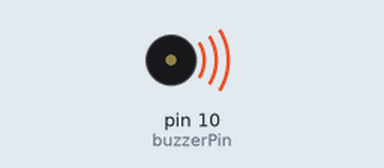
This sketch was run on a simulated Arduino Uno, built with avr-gcc and run on an emulated ATmega328P. On the bench: buzzer (waves = sounding).

Above: at 10.0 s.
At 14.87 s:
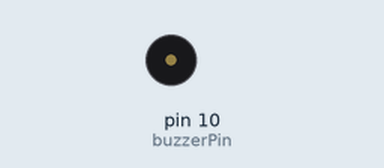
Timing chart, 0 to 15.2 s (numbered marks = the images above):
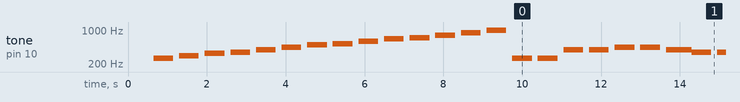

Measured:
- by itself, tone on pin 10 (buzzerPin): plays 262 Hz for 0.50 s, 294 Hz for 0.50 s, 330 Hz for 0.50 s, 349 Hz for 0.50 s, 392 Hz for 0.50 s, 440 Hz for 0.50 s … (186 notes in this stretch)

The sketch:

sketch_somg1.ino
```cpp
#include "pitches.h"

int buzzerPin = 10;
const int beatLength = 500;
int basicTone[]={0,NOTE_C4,NOTE_D4,NOTE_E4,NOTE_F4,NOTE_G4,NOTE_A4,NOTE_B4,NOTE_C5,NOTE_D5,NOTE_E5,NOTE_F5,NOTE_G5,NOTE_A5,NOTE_B5};

byte noteNumber_basic[]={0,1,2,3,4,5,6,7,1+7,2+7,3+7,4+7,5+7,6+7,7+7,0xff};

byte note_littleStar[]={1,1,5,5,6,6,5,4,4,3,3,2,2,1,0xff};
int beat_littleStar[]= {1,1,1,1,1,1,2,1,1,1,1,1,1,2};

int index,songNumber,beatNumber;

void setup() {
  Serial.begin(9600);
  pinMode(buzzerPin,OUTPUT);
  index=0;

  while(1){
  songNumber = noteNumber_basic[index];
  if(songNumber == 0xff)
      break;
  tone(buzzerPin,basicTone[songNumber],beatLength);
  delay(beatLength * 1.3);
  index++;
  }
}

void loop() {
  play_littleStar();
}

void play_littleStar()
{
  index = 0;
  while(1)
  {
    songNumber = note_littleStar[index];
    beatNumber = beat_littleStar[index] * beatLength;

    if(songNumber == 0xff)
      break;
  tone(buzzerPin,basicTone[songNumber],beatNumber);
  delay(beatLength * 1.3);
  index++;
  }
}
```

pitches.h
```cpp
/*************************************************
 * Public Constants
 *************************************************/

#define NOTE_B0  31
#define NOTE_C1  33
#define NOTE_CS1 35
#define NOTE_D1  37
#define NOTE_DS1 39
#define NOTE_E1  41
#define NOTE_F1  44
#define NOTE_FS1 46
#define NOTE_G1  49
#define NOTE_GS1 52
#define NOTE_A1  55
#define NOTE_AS1 58
#define NOTE_B1  62
#define NOTE_C2  65
#define NOTE_CS2 69
#define NOTE_D2  73
#define NOTE_DS2 78
#define NOTE_E2  82
#define NOTE_F2  87
#define NOTE_FS2 93
#define NOTE_G2  98
#define NOTE_GS2 104
#define NOTE_A2  110
#define NOTE_AS2 117
#define NOTE_B2  123
#define NOTE_C3  131
#define NOTE_CS3 139
#define NOTE_D3  147
#define NOTE_DS3 156
#define NOTE_E3  165
#define NOTE_F3  175
#define NOTE_FS3 185
#define NOTE_G3  196
#define NOTE_GS3 208
#define NOTE_A3  220
#define NOTE_AS3 233
#define NOTE_B3  247
#define NOTE_C4  262
#define NOTE_CS4 277
#define NOTE_D4  294
#define NOTE_DS4 311
#define NOTE_E4  330
#define NOTE_F4  349
#define NOTE_FS4 370
#define NOTE_G4  392
#define NOTE_GS4 415
#define NOTE_A4  440
#define NOTE_AS4 466
#define NOTE_B4  494
#define NOTE_C5  523
#define NOTE_CS5 554
#define NOTE_D5  587
#define NOTE_DS5 622
#define NOTE_E5  659
#define NOTE_F5  698
#define NOTE_FS5 740
#define NOTE_G5  784
#define NOTE_GS5 831
#define NOTE_A5  880
#define NOTE_AS5 932
#define NOTE_B5  988
#define NOTE_C6  1047
#define NOTE_CS6 1109
#define NOTE_D6  1175
#define NOTE_DS6 1245
#define NOTE_E6  1319
#define NOTE_F6  1397
#define NOTE_FS6 1480
#define NOTE_G6  1568
#define NOTE_GS6 1661
#define NOTE_A6  1760
#define NOTE_AS6 1865
#define NOTE_B6  1976
#define NOTE_C7  2093
#define NOTE_CS7 2217
#define NOTE_D7  2349
#define NOTE_DS7 2489
#define NOTE_E7  2637
#define NOTE_F7  2794
#define NOTE_FS7 2960
#define NOTE_G7  3136
#define NOTE_GS7 3322
#define NOTE_A7  3520
#define NOTE_AS7 3729
#define NOTE_B7  3951
#define NOTE_C8  4186
#define NOTE_CS8 4435
#define NOTE_D8  4699
#define NOTE_DS8 4978
```
